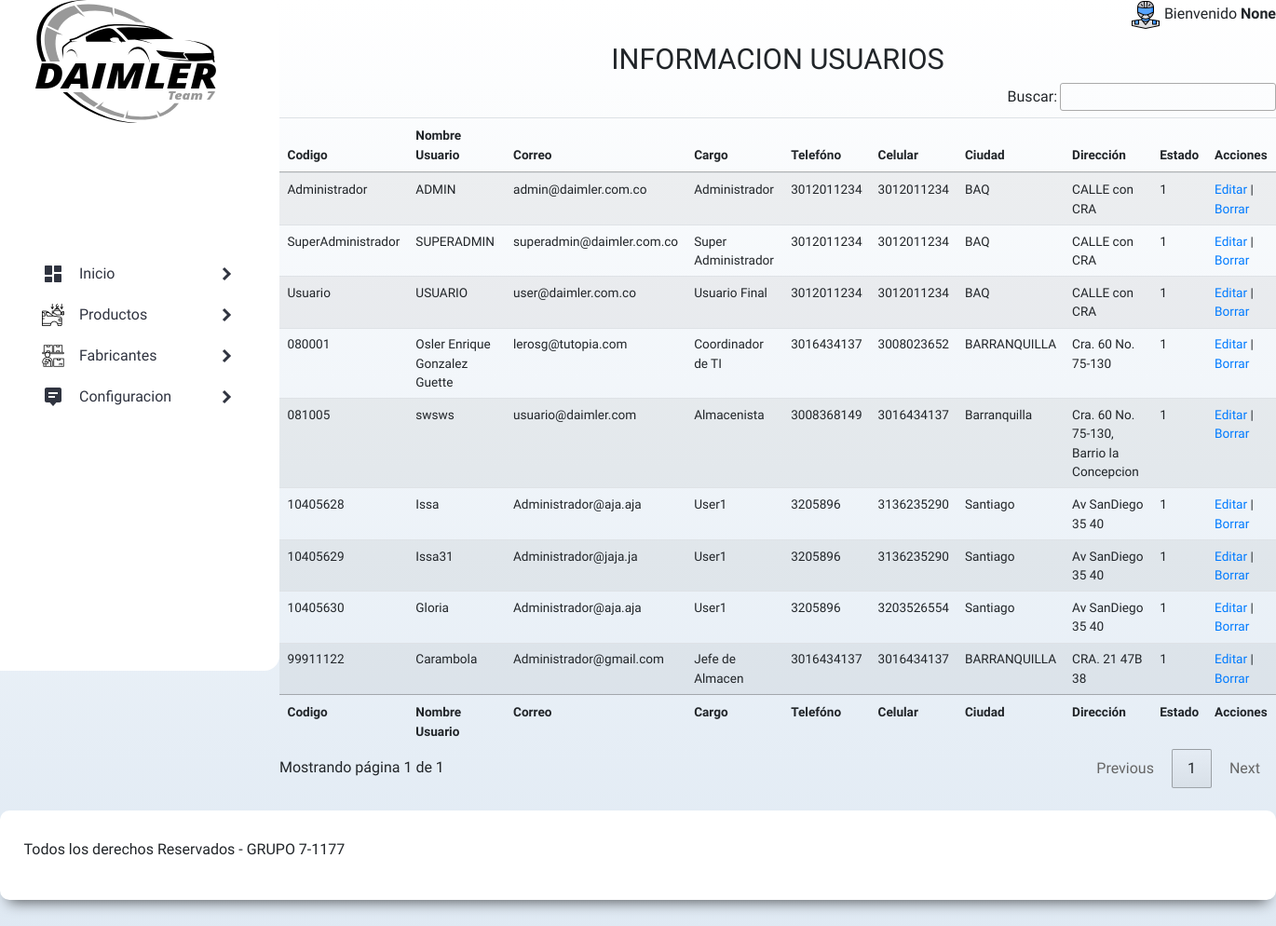
/crud_usuario (signed in), run on the app's committed database.
### tables this page shows
CREATE TABLE usuarios (
  id_usuario INTEGER PRIMARY KEY AutoIncrement,
  codigo_usuario varchar(15) NOT NULL UNIQUE,
  nombre_usuario varchar(255) NOT NULL,
  email_usuario varchar(255) NOT NULL,
  cargo varchar(15) DEFAULT NULL,
  foto varchar(100) DEFAULT NULL,
  codigo_rol varchar(15) NOT NULL,
  password varchar(102) NOT NULL,
  codigo_pais varchar(15) DEFAULT NULL,
  direccion varchar(255) DEFAULT NULL,
  telefono varchar(50) NOT NULL,
  celular varchar(50) NOT NULL,
  ciudad varchar(50) DEFAULT NULL,
  fecha_ult_con datetime DEFAULT NULL,
  intentos decimal(15,0) DEFAULT NULL,
  bloqueo decimal(15,0) DEFAULT NULL,
  fecha_usuario datetime DEFAULT NULL,
  fecha_password datetime DEFAULT NULL,
  estado char(1) NOT NULL DEFAULT 1
  );

### app.py (the view)
@app.route("/crud_usuario", methods=["GET", "POST"])
def crud_usuario():
    if g.user:
        sql = "Select * from usuarios"
        db = get_db()
        cursor = db.cursor()
        cursor.execute(sql)
        cusers = cursor.fetchall()
        close_db()
        return render_template("show_users.html", sesion_iniciada=sesion_iniciada, cusers=cusers, usuario=g.user)
    else:
        return render_template('index.html', sesion_iniciada=sesion_iniciada, usuario=g.user)

### app.py (called while the page is built)
@app.before_request  # Decorador
def load_logged_in_user():
    user_id = session.get('user_id')
    if user_id is None:
        g.user = None
    else:
        g.user = get_db().execute(
            'SELECT * FROM usuarios WHERE codigo_usuario = ?', (user_id,)
        ).fetchone()

### db.py (called while the page is built)
def get_db():
    try:
        if 'db' not in g:
            g.db = sqlite3.connect("db/daimler.db")
            g.db.row_factory = sqlite3.Row
        return g.db
    except Error:
        print( Error )

### templates/show_users.html (shortened to what this page needs)
{% extends "base.html" %}
{% block cont_menu %}
<body>
  <div class="form_menu">
      <h2>INFORMACION USUARIOS</h2>
    <table id="usuarios" class="table table-striped table-inverse table-responsive" style="width:100%;zoom:85%">
        <thead class="thead-inverse">
            <tr>
              <th>Codigo</th>
              <th>Nombre Usuario</th>
              <th>Correo</th>
              <th>Cargo</th>
              <th>Telefóno</th>
              <th>Celular</th>
              <th>Ciudad</th>
              <th>Dirección</th>
              <th>Estado</th>
              <th>Acciones</th>
            </tr>
        </thead>
        <tbody>
            {%for cusers in cusers %}
            <tr>
                <td>{{cusers[1]}} </td>
                <td>{{cusers[2]}} </td>
                <td>{{cusers[3]}} </td>
                <td>{{cusers[4]}} </td>
                <td>{{cusers[10]}} </td>
                <td>{{cusers[11]}} </td>
                <td>{{cusers[12]}} </td>
                <td>{{cusers[9]}} </td>
                <td>{{cusers[18]}} </td>
                {% if sesion_iniciada[2] != "USER" %}
                  <td> <a href="/edit_prod/{{cusers[0]}}">Editar</a> | <a href="/del_prod/{{cusers[0]}}">Borrar</a></td>
                {% else %}
                  <td>Solo Mostrar</td>
                {% endif %}
            </tr>
            {%endfor %}
            <tfoot class="thead-inverse">
                <tr>
                  <th>Codigo</th>
                  <th>Nombre Usuario</th>
                  <th>Correo</th>
                  <th>Cargo</th>
                  <th>Telefóno</th>
                  <th>Celular</th>
                  <th>Ciudad</th>
                  <th>Dirección</th>
                  <th>Estado</th>
                  <th>Acciones</th>
                </tr>
            </tfoot>
        </tbody>
    </table>
  </div>
</body>
{% endblock %}

### static/css/styles.css (style rules this page uses)
:root { --blanco: #000; --amarilo: #e6f36f; --oscuro: #212121; --rojo: #e70606; --primario: #c0e4bb; --secundario: #adb5bd; --gris: #757575; }
html { font-size: 80%; box-sizing: border-box; scroll-snap-type: y mandatory; }
*, *:before, *:after { box-sizing: inherit; box-sizing: border-box; margin: 0; padding: 0; list-style: none; text-decoration: none; border: none; outline: none; }
body { font-size: 16px; font-family: 'Cuprum', sans-serif; background-image: linear-gradient(to top, #dfe9f3 0%, white 100%); min-height: 100%; }
h1, h2, h3 { text-align: center; }
h2 { font-size: 2.4rem; }
.form_menu { padding-top: 20px; align-items: flex; margin: 0 auto; position: relative; }

### data on the page
usuarios: codigo_usuario "Administrador", nombre_usuario "ADMIN", email_usuario "admin@daimler.com.co", cargo "Administrador", telefono "3012011234", celular "3012011234", ciudad "BAQ", direccion "CALLE con CRA", estado "1"
usuarios: codigo_usuario "SuperAdministrador", nombre_usuario "SUPERADMIN", email_usuario "superadmin@daimler.com.co", cargo "Super Administrador", telefono "3012011234", celular "3012011234", ciudad "BAQ", direccion "CALLE con CRA", estado "1"
usuarios: codigo_usuario "Usuario", nombre_usuario "USUARIO", email_usuario "user@daimler.com.co", cargo "Usuario Final", telefono "3012011234", celular "3012011234", ciudad "BAQ", direccion "CALLE con CRA", estado "1"
usuarios: codigo_usuario "080001", nombre_usuario "Osler Enrique Gonzalez Guette", email_usuario "lerosg@tutopia.com", cargo "Coordinador de TI", telefono "3016434137", celular "3008023652", ciudad "BARRANQUILLA", direccion "Cra. 60 No. 75-130", estado "1"
usuarios: codigo_usuario "081005", nombre_usuario "swsws", email_usuario "usuario@daimler.com", cargo "Almacenista", telefono "3008368149", celular "3016434137", ciudad "Barranquilla", direccion "Cra. 60 No. 75-130, Barrio la Concepcion", estado "1"
usuarios: codigo_usuario "10405628", nombre_usuario "Issa", email_usuario "Administrador@aja.aja", cargo "User1", telefono "3205896", celular "3136235290", ciudad "Santiago", direccion "Av SanDiego 35 40", estado "1"
usuarios: codigo_usuario "10405629", nombre_usuario "Issa31", email_usuario "Administrador@jaja.ja", cargo "User1", telefono "3205896", celular "3136235290", ciudad "Santiago", direccion "Av SanDiego 35 40", estado "1"
usuarios: codigo_usuario "10405630", nombre_usuario "Gloria", email_usuario "Administrador@aja.aja", cargo "User1", telefono "3205896", celular "3203526554", ciudad "Santiago", direccion "Av SanDiego 35 40", estado "1"
usuarios: codigo_usuario "99911122", nombre_usuario "Carambola", email_usuario "Administrador@gmail.com", cargo "Jefe de Almacen", telefono "3016434137", celular "3016434137", ciudad "BARRANQUILLA", direccion "CRA. 21 47B 38", estado "1"

### other printed values
{{ sesion_iniciada[1] }} "None"
